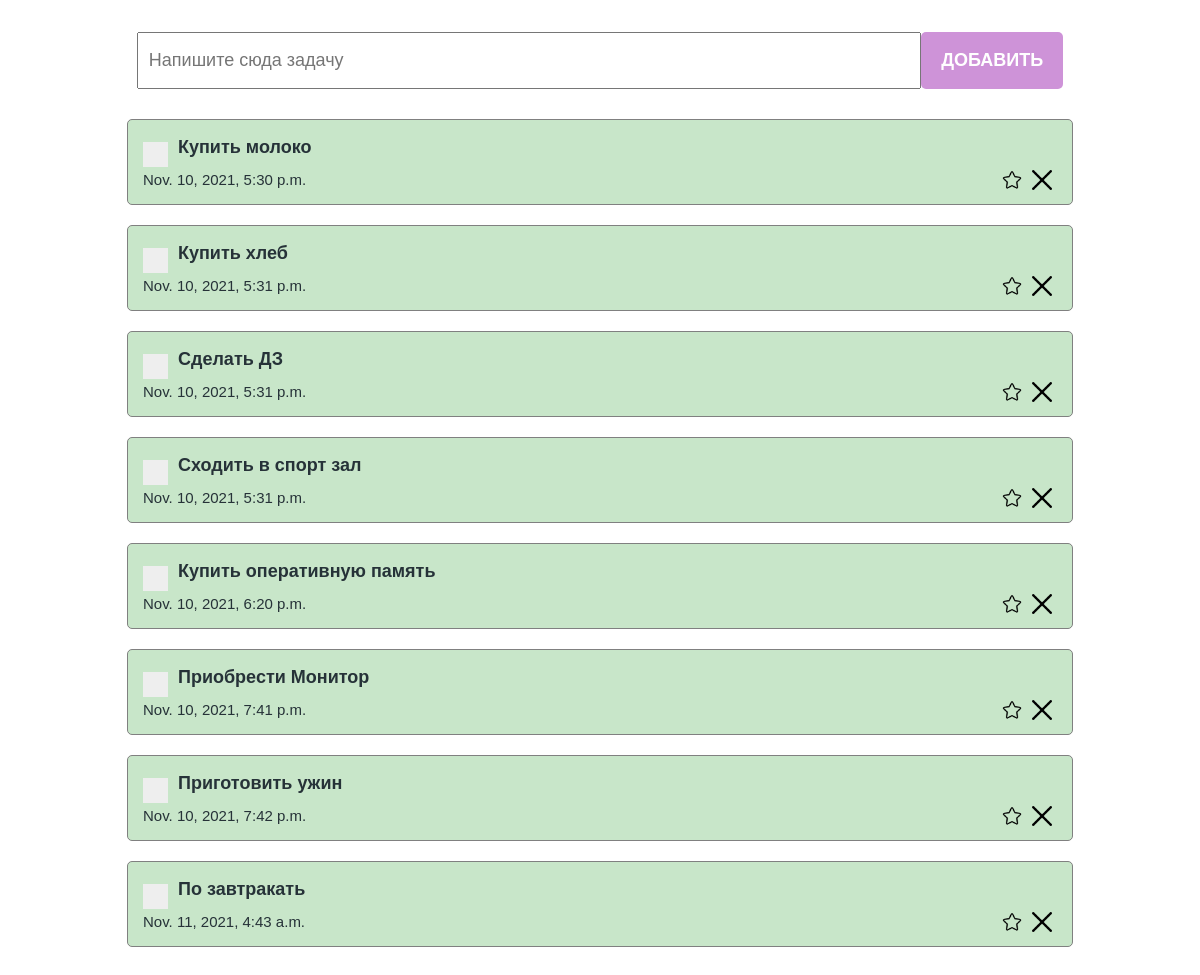
Page /test2 on the earlier database version.
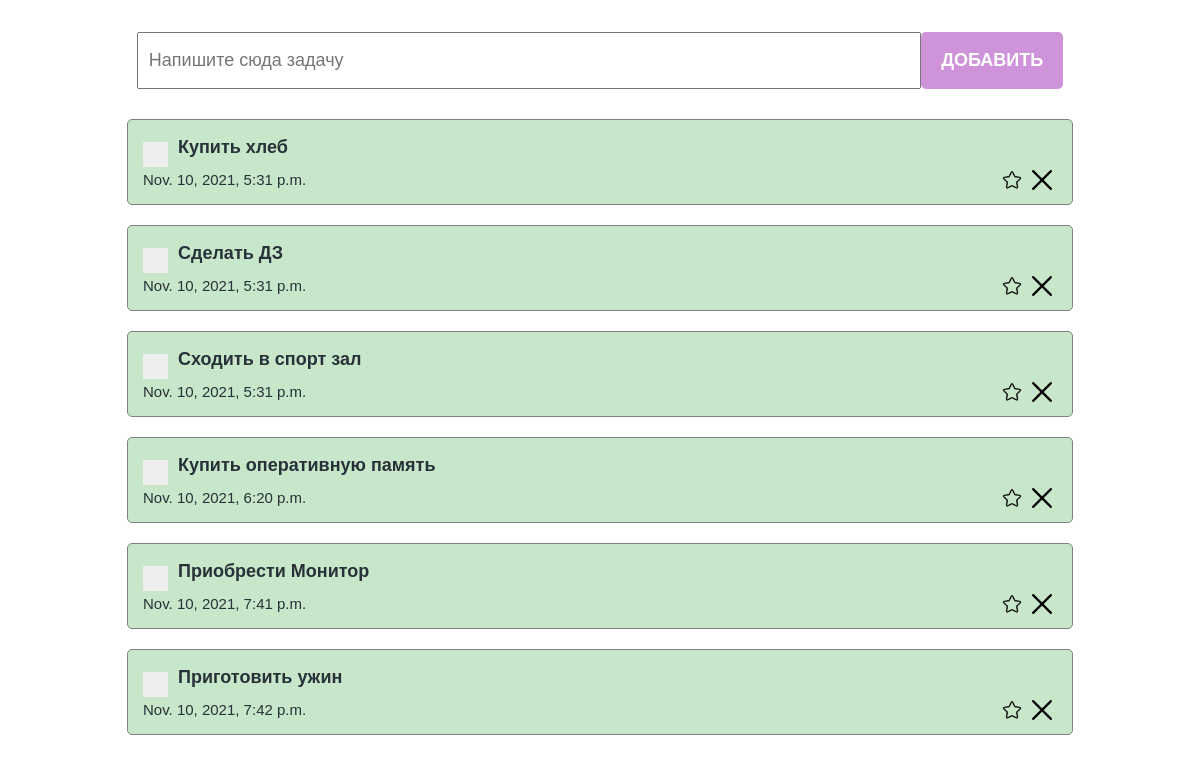
Same page on the later database version.
### main/models.py (models this page shows)
class ToDo(models.Model):
    text = models.CharField(max_length=100)
    created_at = models.DateTimeField(auto_now_add=True)
    is_closed = models.BooleanField(default=False)
    is_favorite = models.BooleanField(default=False)

### main/views.py (the view)
# urls.py: path('test2', test2, name='test2'),
def test2(req):
    todo_list = ToDo.objects.all()
    return render(req, "test2.html", {"todo_list": todo_list})

### main/templates/test2.html (shortened to what this page needs)
{% load static %}
<!DOCTYPE html>
<html lang="en">
<head>
    <link rel="stylesheet" href="../static/style/style.css"/>
    <link rel="stylesheet" href="../static/style/checbox_style.css"/>
</head>
<body>
<section>
    <div class="create_container">
        <form action="{% url 'add-todo' %}" method="POST">
            <input
                    type="text"
                    class="create_input"
                    placeholder="Напишите сюда задачу"
                    name="todo_text"
            />
            <button class="create_btn">Добавить</button>
        </form>
    </div>
    <div class="todo_container">
        {% for todo in todo_list %}
            <div class="todo_item
            ">
                <div class="todo_item_header">
                    <label class="checkbox_container">
                        <span class="checkmark"></span>
                    </label>
                    <h4><a href="{% url 'done-todo' todo.id %}">{{ todo.text }}</a></h4>
                </div>
                <div class="todo_item_footer">
                    <p>{{ todo.created_at }}</p>
                    <div class="action_btns">
                        {% if todo.is_favorite %}
                            <a href="{% url 'unmark-todo' todo.id %}"><img src="{% static 'assets/star.png' %}"/></a>
                        {% else %}
                            <a href="{% url 'mark-todo' todo.id %}"><img src="{% static 'assets/star (1).png' %}"/></a>
                        {% endif %}
                        <a href="{% url 'delete-todo' todo.id %}">
                            <img src="../static/assets/x.png" alt="delete"/>
                        </a>
                    </div>
                </div>
            </div>
        {% endfor %}
    </div>
</section>
</body>
</html>

Differences in the rows shown:
removed ToDo: text "Купить молоко", created_at "Nov. 10, 2021, 5:30 p.m.", is_favorite False (drawn)
removed ToDo: text "По завтракать", created_at "Nov. 11, 2021, 4:43 a.m.", is_favorite False (drawn)
